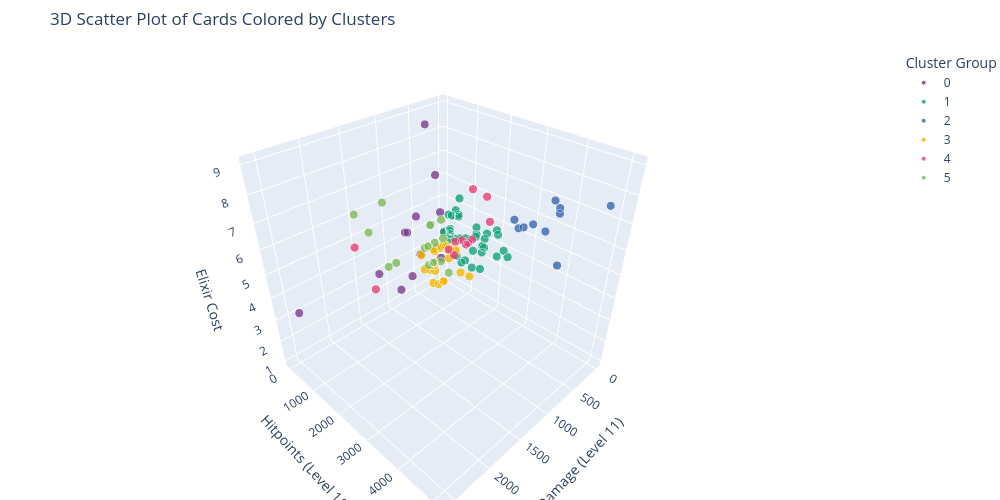

Here is the notebook cell this chart was saved with:
### Code cell
# Plot the clusters
fig = px.scatter_3d(
    clustered_df,
    x="damage11",
    y="hitpoints11",
    z="elixirCost",
    color="Cluster",
    hover_name="name",
    hover_data=[
        "type",
        "rarity",
        "targets",
        "Cluster",
    ],
    labels={
        "elixirCost": "Elixir Cost",
        "damage11": "Damage (Level 11)",
        "hitpoints11": "Hitpoints (Level 11)",
        "Cluster": "Cluster Group",
    },
    title="3D Scatter Plot of Cards Colored by Clusters",
    color_discrete_sequence=px.colors.qualitative.Bold,
)

fig.update_traces(
    marker=dict(
        size=5, opacity=0.8, line=dict(width=1, color="white")
    )
)

fig.update_layout(margin=dict(l=0, r=0, b=0, t=50), width=1000, height=500)
#fig.write_html('./graphs/3d_scatter_plot_of_card_clusters.html')
fig.show()

### Figure 1 — Plotly figure (JSON) as saved in the notebook; plotly's stock layout.template omitted (floating-point values rounded to 4 significant figures; data arrays with more than 128 entries replaced by an {"elided": "..."} marker saying what was removed)
{"data": [{"customdata": [["troop", "common", "ground", "0"], ["troop", "epic", "both", "0"], ["troop", "epic", "buildings", "0"], ["troop", "rare", "ground", "0"], ["troop", "epic", "ground", "0"], ["troop", "rare", "ground", "0"], ["troop", "epic", "buildings", "0"], ["troop", "epic", "ground", "0"], ["troop", "legendary", "ground", "0"], ["troop", "common", "both", "0"], ["troop", "epic", "buildings", "0"], ["troop", "common", "ground", "0"], ["troop", "epic", "both", "0"], ["troop", "rare", "both", "0"], ["troop", "common", "ground", "0"]], "hovertemplate": "<b>%{hovertext}</b><br><br>Cluster Group=%{customdata[3]}<br>Damage (Level 11)=%{x}<br>Hitpoints (Level 11)=%{y}<br>Elixir Cost=%{z}<br>type=%{customdata[0]}<br>rarity=%{customdata[1]}<br>targets=%{customdata[2]}<extra></extra>", "hovertext": ["Elite Barbarians", "Hunter", "Wall Breakers", "Mini P.E.K.K.A", "Dark Prince", "Three Musketeers", "Cannon Cart", "Skeleton Army", "Sparky", "Minion Horde", "Balloon", "Royal Recruits", "Executioner", "Furnace", "Barbarians"], "legendgroup": "0", "marker": {"color": "rgb(127, 60, 141)", "line": {"color": "white", "width": 1}, "opacity": 0.8, "size": 5, "symbol": "circle"}, "mode": "markers", "name": "0", "scene": "scene", "showlegend": true, "type": "scatter3d", "x": [726.0, 848.0, 962.0, 720.0, 1240.0, 654.0, 892.0, 1215.0, 1331.0, 612.0, 960.0, 532.0, 617.0, 2580.0, 960.0], "y": [1341.0, 885.0, 330.0, 1361.0, 1440.0, 721.0, 1730.0, 81.0, 1451.0, 230.0, 1679.0, 787.0, 1280.0, 727.0, 670.0], "z": [6.0, 4.0, 2.0, 4.0, 4.0, 9.0, 5.0, 3.0, 6.0, 5.0, 5.0, 7.0, 5.0, 4.0, 5.0]}, {"customdata": {"elided": "40x4 str values"}, "hovertemplate": "<b>%{hovertext}</b><br><br>Cluster Group=%{customdata[3]}<br>Damage (Level 11)=%{x}<br>Hitpoints (Level 11)=%{y}<br>Elixir Cost=%{z}<br>type=%{customdata[0]}<br>rarity=%{customdata[1]}<br>targets=%{customdata[2]}<extra></extra>", "hovertext": ["Ram Rider", "Royal Hogs", "Royal Ghost", "Rascals", "Night Witch", "Flying Machine", "Bandit", "Zappies", "Electro Dragon", "Magic Archer", "Rune Giant", "Goblinstein", "Goblin Machine", "Goblin Demolisher", "Phoenix", "Mother Witch", "Fisherman", "Skeleton Dragons", "Golden Knight", "Archer Queen", "Skeleton King", "Battle Healer", "Elixir Golem", "Mighty Miner", "Monk", "Electro Wizard", "Knight", "Spirit Empress", "Musketeer", "Baby Dragon", "Prince", "Wizard", "Hog Rider", "Witch", "Miner", "Valkyrie", "Lumberjack", "Inferno Dragon", "Battle Ram", "Bowler"], "legendgroup": "1", "marker": {"color": "rgb(17, 165, 121)", "line": {"color": "white", "width": 1}, "opacity": 0.8, "size": 5, "symbol": "circle"}, "mode": "markers", "name": "1", "scene": "scene", "showlegend": true, "type": "scatter3d", "x": [266.0, 268.0, 261.0, 399.0, 314.0, 171.0, 193.0, 252.0, 192.0, 134.0, 120.0, 128.0, 212.0, 186.0, 217.0, 133.0, 193.0, 161.0, 161.0, 225.0, 204.0, 148.0, 254.0, 40.0, 140.0, 232.0, 202.0, 307.0, 218.0, 160.0, 392.0, 279.0, 318.0, 265.0, 193.0, 267.0, 242.0, 36.0, 265.0, 288.0], "y": [1697.0, 837.0, 1210.0, 2201.0, 906.0, 614.0, 906.0, 529.0, 949.0, 529.0, 2508.0, 721.0, 2304.0, 1300.0, 1052.0, 529.0, 870.0, 560.0, 1799.0, 1000.0, 2298.0, 1717.0, 1569.0, 2250.0, 2150.0, 714.0, 1766.0, 1177.0, 721.0, 1152.0, 1920.0, 755.0, 1697.0, 839.0, 1210.0, 1907.0, 1282.0, 1295.0, 967.0, 2081.0], "z": [5.0, 5.0, 3.0, 5.0, 4.0, 4.0, 3.0, 4.0, 5.0, 4.0, 4.0, 5.0, 5.0, 4.0, 4.0, 4.0, 3.0, 4.0, 4.0, 5.0, 4.0, 4.0, 3.0, 4.0, 5.0, 4.0, 3.0, 6.0, 4.0, 4.0, 5.0, 5.0, 4.0, 5.0, 3.0, 4.0, 4.0, 4.0, 4.0, 5.0]}, {"customdata": [["troop", "champion", "ground", "2"], ["troop", "epic", "ground", "2"], ["troop", "epic", "buildings", "2"], ["troop", "epic", "buildings", "2"], ["troop", "epic", "ground", "2"], ["troop", "epic", "ground", "2"], ["troop", "legendary", "ground", "2"], ["troop", "legendary", "buildings", "2"], ["troop", "rare", "buildings", "2"], ["troop", "common", "buildings", "2"]], "hovertemplate": "<b>%{hovertext}</b><br><br>Cluster Group=%{customdata[3]}<br>Damage (Level 11)=%{x}<br>Hitpoints (Level 11)=%{y}<br>Elixir Cost=%{z}<br>type=%{customdata[0]}<br>rarity=%{customdata[1]}<br>targets=%{customdata[2]}<extra></extra>", "hovertext": ["Boss Bandit", "Electro Giant", "Giant Skeleton", "Goblin Giant", "P.E.K.K.A", "Golem", "Mega Knight", "Lava Hound", "Giant", "Royal Giant"], "legendgroup": "2", "marker": {"color": "rgb(57, 105, 172)", "line": {"color": "white", "width": 1}, "opacity": 0.8, "size": 5, "symbol": "circle"}, "mode": "markers", "name": "2", "scene": "scene", "showlegend": true, "type": "scatter3d", "x": [245.0, 163.0, 208.0, 176.0, 816.0, 312.0, 268.0, 54.0, 254.0, 307.0], "y": [2803.0, 3855.0, 3617.0, 3233.0, 3760.0, 5120.0, 3993.0, 3581.0, 4090.0, 3164.0], "z": [6.0, 7.0, 6.0, 6.0, 7.0, 8.0, 7.0, 7.0, 5.0, 6.0]}, {"customdata": [["troop", "champion", "ground", "3"], ["troop", "common", "both", "3"], ["troop", "common", "ground", "3"], ["troop", "rare", "ground", "3"], ["troop", "common", "ground", "3"], ["troop", "common", "both", "3"], ["troop", "common", "ground", "3"], ["troop", "rare", "both", "3"], ["troop", "common", "ground", "3"], ["troop", "common", "both", "3"], ["troop", "common", "ground", "3"], ["troop", "legendary", "both", "3"], ["troop", "epic", "ground", "3"], ["troop", "legendary", "both", "3"], ["troop", "common", "buildings", "3"], ["troop", "common", "ground", "3"], ["troop", "common", "ground", "3"], ["troop", "common", "both", "3"], ["troop", "rare", "ground", "3"], ["troop", "rare", "both", "3"], ["troop", "rare", "both", "3"], ["troop", "common", "ground", "3"], ["troop", "common", "both", "3"]], "hovertemplate": "<b>%{hovertext}</b><br><br>Cluster Group=%{customdata[3]}<br>Damage (Level 11)=%{x}<br>Hitpoints (Level 11)=%{y}<br>Elixir Cost=%{z}<br>type=%{customdata[0]}<br>rarity=%{customdata[1]}<br>targets=%{customdata[2]}<extra></extra>", "hovertext": ["Little Prince", "Minions", "Electro Spirit", "Suspicious Bush", "Berserker", "Archers", "Goblins", "Dart Goblin", "Bomber", "Spear Goblins", "Goblin Gang", "Ice Wizard", "Guards", "Princess", "Skeleton Barrel", "Ice Spirit", "Fire Spirit", "Bats", "Ice Golem", "Mega Minion", "Heal Spirit", "Skeletons", "Firecracker"], "legendgroup": "3", "marker": {"color": "rgb(242, 183, 1)", "line": {"color": "white", "width": 1}, "opacity": 0.8, "size": 5, "symbol": "circle"}, "mode": "markers", "name": "3", "scene": "scene", "showlegend": true, "type": "scatter3d", "x": [104.0, 306.0, 99.0, 256.0, 102.0, 214.0, 360.0, 120.0, 327.0, 243.0, 522.0, 90.0, 108.0, 169.0, 133.0, 110.0, 207.0, 405.0, 84.0, 311.0, 110.0, 243.0, 320.0], "y": [698.0, 230.0, 230.0, 81.0, 896.0, 304.0, 202.0, 261.0, 332.0, 133.0, 202.0, 688.0, 337.0, 261.0, 532.0, 230.0, 230.0, 81.0, 1198.0, 837.0, 230.0, 81.0, 304.0], "z": [3.0, 3.0, 1.0, 2.0, 2.0, 3.0, 2.0, 3.0, 2.0, 2.0, 3.0, 3.0, 3.0, 3.0, 3.0, 1.0, 1.0, 2.0, 2.0, 3.0, 1.0, 1.0, 3.0]}, {"customdata": [["building", "common", "ground", "4"], ["building", "rare", "ground", "4"], ["building", "common", "buildings", "4"], ["building", "rare", "both", "4"], ["building", "rare", "ground", "4"], ["building", "rare", "ground", "4"], ["building", "common", "both", "4"], ["building", "rare", "ground", "4"], ["building", "epic", "buildings", "4"], ["building", "rare", "ground", "4"], ["building", "rare", "ground", "4"], ["building", "epic", "ground", "4"]], "hovertemplate": "<b>%{hovertext}</b><br><br>Cluster Group=%{customdata[3]}<br>Damage (Level 11)=%{x}<br>Hitpoints (Level 11)=%{y}<br>Elixir Cost=%{z}<br>type=%{customdata[0]}<br>rarity=%{customdata[1]}<br>targets=%{customdata[2]}<extra></extra>", "hovertext": ["Cannon", "Goblin Hut", "Mortar", "Inferno Tower", "Bomb Tower", "Barbarian Hut", "Tesla", "Elixir Collector", "X-Bow", "Tombstone", "Goblin Cage", "Goblin Drill"], "legendgroup": "4", "marker": {"color": "rgb(231, 63, 116)", "line": {"color": "white", "width": 1}, "opacity": 0.8, "size": 5, "symbol": "circle"}, "mode": "markers", "name": "4", "scene": "scene", "showlegend": true, "type": "scatter3d", "x": [202.0, 517.0, 266.0, 42.0, 222.0, 1920.0, 230.0, 0.0, 32.0, 1458.0, 318.0, 120.0], "y": [824.0, 1228.0, 1369.0, 1748.0, 1356.0, 1164.0, 1152.0, 1070.0, 1600.0, 529.0, 1080.0, 1313.0], "z": [3.0, 4.0, 4.0, 5.0, 4.0, 6.0, 4.0, 6.0, 6.0, 3.0, 4.0, 4.0]}, {"customdata": [["spell", "rare", "both", "5"], ["spell", "common", "both", "5"], ["spell", "epic", "both", "5"], ["spell", "rare", "both", "5"], ["spell", "epic", "both", "5"], ["spell", "epic", "both", "5"], ["spell", "epic", "both", "5"], ["spell", "common", "both", "5"], ["spell", "epic", "both", "5"], ["spell", "legendary", "both", "5"], ["spell", "legendary", "both", "5"], ["spell", "epic", "both", "5"], ["spell", "epic", "both", "5"], ["spell", "rare", "both", "5"], ["spell", "epic", "both", "5"], ["spell", "common", "both", "5"], ["spell", "common", "both", "5"], ["spell", "epic", "both", "5"], ["spell", "epic", "both", "5"], ["spell", "epic", "both", "5"]], "hovertemplate": "<b>%{hovertext}</b><br><br>Cluster Group=%{customdata[3]}<br>Damage (Level 11)=%{x}<br>Hitpoints (Level 11)=%{y}<br>Elixir Cost=%{z}<br>type=%{customdata[0]}<br>rarity=%{customdata[1]}<br>targets=%{customdata[2]}<extra></extra>", "hovertext": ["Fireball", "Arrows", "Rage", "Rocket", "Goblin Barrel", "Freeze", "Lightning", "Zap", "Poison", "Graveyard", "The Log", "Tornado", "Clone", "Earthquake", "Barbarian Barrel", "Giant Snowball", "Royal Delivery", "Void", "Goblin Curse", "Vines"], "legendgroup": "5", "marker": {"color": "rgb(128, 186, 90)", "line": {"color": "white", "width": 1}, "opacity": 0.8, "size": 5, "symbol": "circle"}, "mode": "markers", "name": "5", "scene": "scene", "showlegend": true, "type": "scatter3d", "x": [242.0, 294.0, 179.0, 1484.0, 360.0, 41.0, 1056.0, 192.0, 256.0, 1296.0, 290.0, 168.0, 0.0, 888.0, 224.0, 192.0, 437.0, 1020.0, 210.0, 306.0], "y": [0.0, 0.0, 0.0, 0.0, 0.0, 0.0, 0.0, 0.0, 0.0, 0.0, 0.0, 0.0, 0.0, 0.0, 670.0, 0.0, 787.0, 0.0, 0.0, 0.0], "z": [4.0, 3.0, 2.0, 6.0, 3.0, 4.0, 6.0, 2.0, 4.0, 5.0, 2.0, 3.0, 3.0, 3.0, 2.0, 2.0, 3.0, 3.0, 2.0, 3.0]}], "layout": {"height": 500, "legend": {"title": {"text": "Cluster Group"}, "tracegroupgap": 0}, "margin": {"b": 0, "l": 0, "r": 0, "t": 50}, "scene": {"domain": {"x": [0, 1], "y": [0, 1]}, "xaxis": {"title": {"text": "Damage (Level 11)"}}, "yaxis": {"title": {"text": "Hitpoints (Level 11)"}}, "zaxis": {"title": {"text": "Elixir Cost"}}}, "title": {"text": "3D Scatter Plot of Cards Colored by Clusters"}, "width": 1000}}
